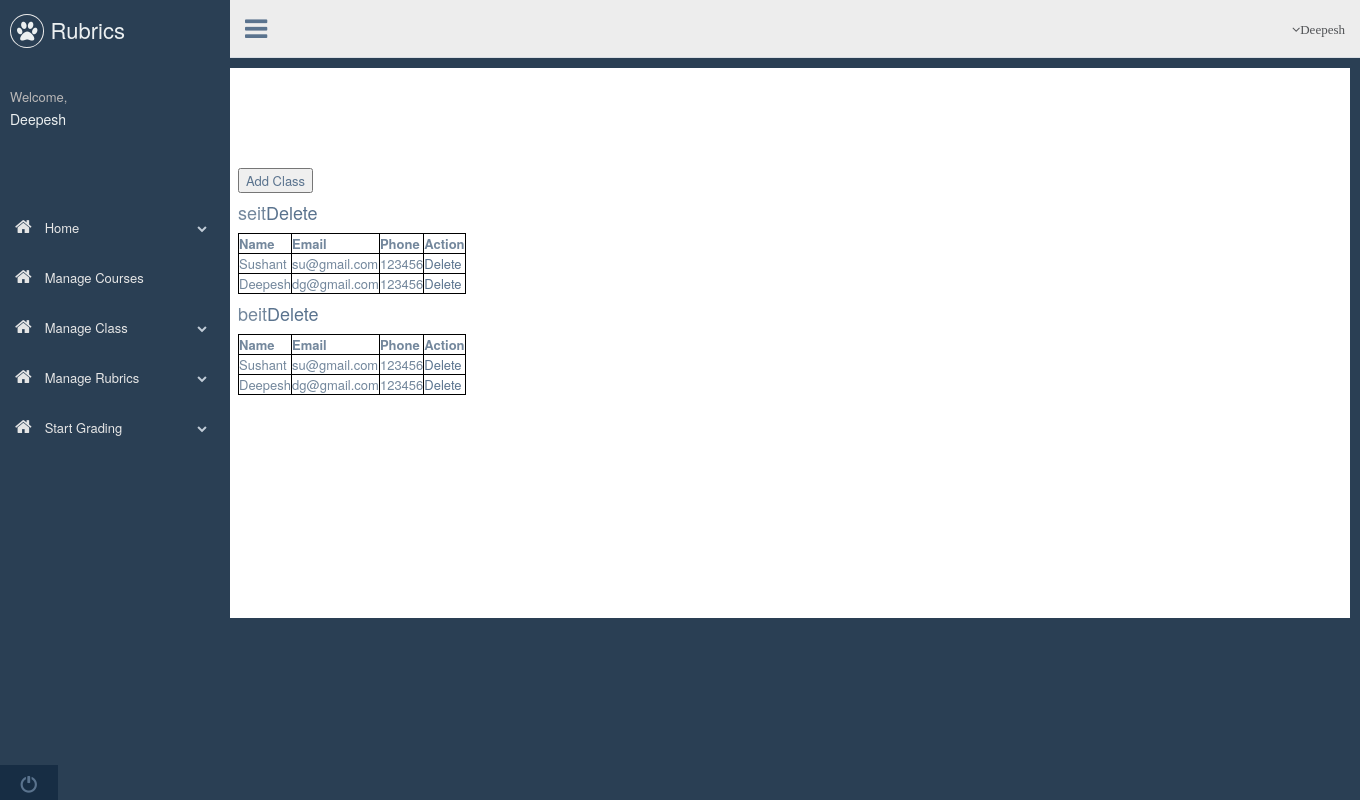
The app's page /manageclass.php (signed in), older data.
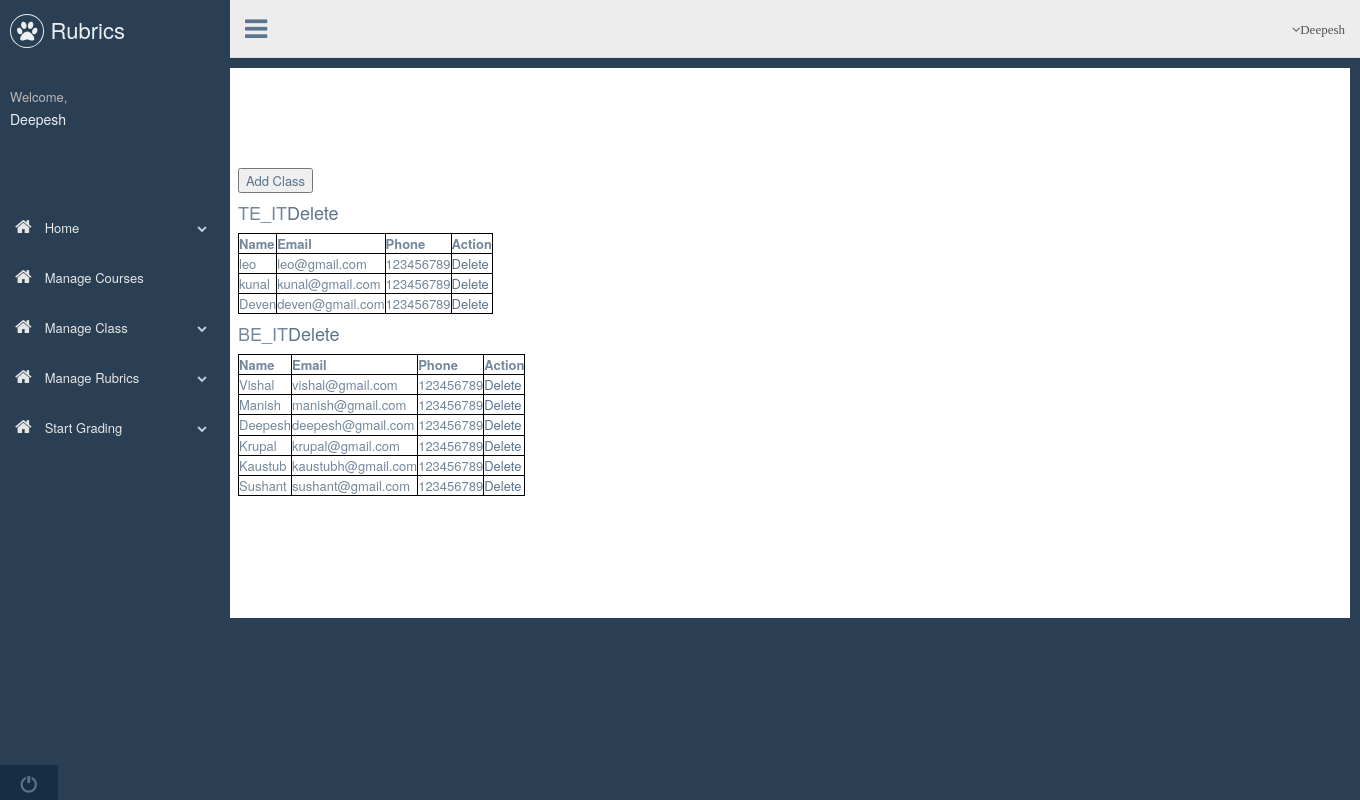
The same page, newer data.
### tables this page shows
CREATE TABLE `class` (
  `cid` int(11) NOT NULL,
  `classname` varchar(10) NOT NULL,
  `tid` int(11) NOT NULL
);

CREATE TABLE `te_it2` (
  `student_id` int(11) NOT NULL,
  `name` varchar(100) NOT NULL,
  `email` varchar(40) NOT NULL,
  `phone` varchar(100) NOT NULL
);

CREATE TABLE `be_it2` (
  `student_id` int(11) NOT NULL,
  `name` varchar(100) NOT NULL,
  `email` varchar(40) NOT NULL,
  `phone` varchar(100) NOT NULL
);

### manageclass.php (the view, shortened to what this page needs)
<!DOCTYPE html>
<html>
<head>
    <link href="vendors/bootstrap/dist/css/bootstrap.min.css" rel="stylesheet">
    <link href="vendors/font-awesome/css/font-awesome.min.css" rel="stylesheet">
    <link href="vendors/nprogress/nprogress.css" rel="stylesheet">
    <link href="vendors/iCheck/skins/flat/green.css" rel="stylesheet">
    <link href="vendors/bootstrap-progressbar/css/bootstrap-progressbar-3.3.4.min.css" rel="stylesheet">
    <link href="vendors/pnotify/dist/pnotify.css" rel="stylesheet">
    <link href="vendors/pnotify/dist/pnotify.buttons.css" rel="stylesheet">
    <link href="vendors/pnotify/dist/pnotify.nonblock.css" rel="stylesheet">
    <link href="build/css/custom.min.css" rel="stylesheet">
  </head>
</head>
<body class="nav-md">
  <div class="container body">
      <div class="main_container">
        <div class="col-md-3 left_col">
          <div class="left_col scroll-view">
            <div class="navbar nav_title" style="border: 0;">
            <a href="home.php" class="site_title"><i class="fa fa-paw"></i> <span>Rubrics</span></a>
            </div>
            <div class="profile clearfix">
              <div class="profile_info">
                <span>Welcome,</span>
                <h2> <?php if (isset($_SESSION['teacher_id'])) { ?><?php echo $_SESSION['teacher_name']; ?></h3><br><br></h2>
              </div>
            </div>
        <br />
        <div id="sidebar-menu" class="main_menu_side hidden-print main_menu">
              <div class="menu_section">
                <ul class="nav side-menu">
                  <li><a href="home.php" ><i class="fa fa-home"></i> Home <span class="fa fa-chevron-down"></span></a></li>
                  <li><a href="managecourse.php"><i class="fa fa-home"></i> Manage Courses <span class="fafa-chevron-down"></span></a>
                  </li>
                  <li><a href="manageclass.php"><i class="fa fa-home"></i> Manage Class <span class="fa fa-chevron-down"></span></a></li>
                  <li><a href="create_rubric.php"><i class="fa fa-home"></i> Manage Rubrics <span class="fa fa-chevron-down"></span></a></li>
                  <li><a href="select_grading.php"><i class="fa fa-home"></i> Start Grading <span class="fa fa-chevron-down"></span></a>
                  </li>
                </ul>
              </div>
           <div class="sidebar-footer hidden-small">
              <a data-toggle="tooltip" data-placement="top" title="Logout" href="javascript://" onclick="self.parent.location='logout.php'" >
                <span class="glyphicon glyphicon-off" aria-hidden="true"></span>
              </a>
            </div>
            </div>
            </div>
            </div>
            <div class="top_nav">
          <div class="nav_menu">
            <nav>
              <div class="nav toggle">
                <a id="menu_toggle"><i class="fa fa-bars"></i></a>
              </div>
              <ul class="nav navbar-nav navbar-right">
                <li class="">
                  <a href="javascript:;" class="user-profile dropdown-toggle" data-toggle="dropdown" aria-expanded="false">
                    <span class=" fa fa-angle-down"><?php echo $_SESSION['teacher_name']; ?></span>
                  </a>
                </li>
                  </ul>
            </nav>
          </div>
        </div>
    <?php }?>
<article id="manin">
<a href="addstudent.php">
   <input type="button" value="Add Class"/>
</a>
<?php
include_once 'dbConfig.php';
 	$classname=$db->query("SELECT classname,cid FROM class WHERE tid=". $_SESSION['teacher_id'] );
   while($row = $classname->fetch_assoc()){
   		?>
      <table>
      <h2><?php echo $row['classname'];?><span><a href="manageclass.php?action=deleteClass&cid=<?php echo $row['cid']; ?>">Delete</a></span></h2>
   		<thead>
            <tr>
                <th>Name</th>
                <th>Email</th>
                <th>Phone</th>
                <th>Action</th>
            </tr>
        </thead>
   		<?php
   		$tablename=$row['classname'].$_SESSION['teacher_id'];
   		$classdata=$db->query("SELECT * FROM ".$tablename);
   		if($classdata->num_rows > 0){
        while($rows = $classdata->fetch_assoc()){
   		?>
   			<tr>
                <td><?php echo $rows['name']; ?></td>
                <td><?php echo $rows['email']; ?></td>
                <td><?php echo $rows['phone']; ?></td>
                <td><a href="manageclass.php?action=deleteStudent&sid=<?php echo $rows['student_id'];?>&cid=<?php echo $row['cid']; ?>">Delete</a></td>
            </tr>
   		<?php }}
   }
?>
</table>
</article>
</body>
</html>

### manageclass.php (style rules this page uses)
article { margin-left: 225px; padding: 1em; padding-top: 100px; overflow: hidden; height: 550px; background-color: white; width:1125px; }
table, th, td { border: 0.5px solid black; border-collapse: collapse; }

Row changes from the older to the newer data that the page shows:
removed class: classname "seit"
no longer on this page (row unchanged): seit2: name "Sushant", email "su@gmail.com", phone "123456"
no longer on this page (row unchanged): seit2: name "Deepesh", email "dg@gmail.com", phone "123456"
removed class: classname "beit"
no longer on this page (row unchanged): beit2: name "Sushant", email "su@gmail.com", phone "123456"
no longer on this page (row unchanged): beit2: name "Deepesh", email "dg@gmail.com", phone "123456"
added class: classname "TE_IT"
added te_it2: name "leo", email "leo@gmail.com", phone "123456789"
added te_it2: name "kunal", email "kunal@gmail.com", phone "123456789"
added te_it2: name "Deven", email "deven@gmail.com", phone "123456789"
added class: classname "BE_IT"
added be_it2: name "Vishal", email "vishal@gmail.com", phone "123456789"
added be_it2: name "Manish", email "manish@gmail.com", phone "123456789"
added be_it2: name "Deepesh", email "deepesh@gmail.com", phone "123456789"
added be_it2: name "Krupal", email "krupal@gmail.com", phone "123456789"
added be_it2: name "Kaustub", email "kaustubh@gmail.com", phone "123456789"
added be_it2: name "Sushant", email "sushant@gmail.com", phone "123456789"
